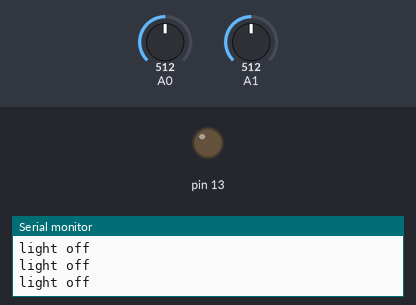
A sketch run on a simulated Arduino Uno, built with avr-gcc and run on an emulated ATmega328P. Shown: output pins drawn as LEDs (lit = HIGH), the last lines printed to the serial monitor. Inputs (shaded band) come from the test bench; at power-on: A1 = 512, A0 = 512.

Above: at 1.2 s.
1.3 s: A1 set to 521
At 2.4 s:
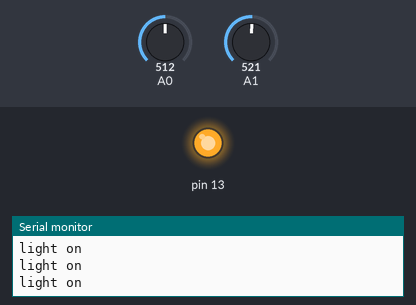
2.8 s: A0 set to 537
At 3.5 s:
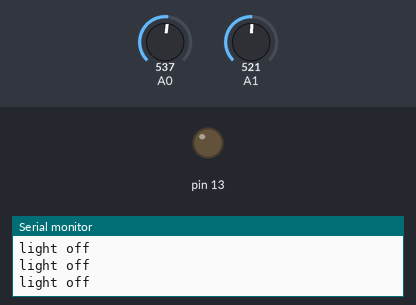
5.8 s: A0 set to 511
At 6.9 s:
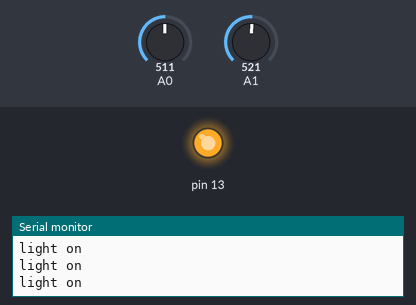
7.3 s: A1 set to 511
At 8.3 s:
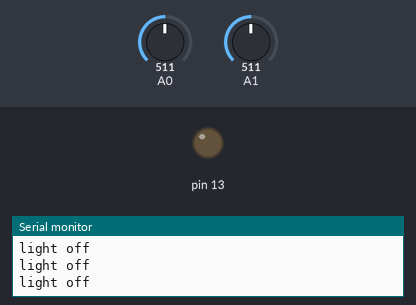
Timing chart, 0 to 10.3 s (numbered marks = the images above; inputs shaded):
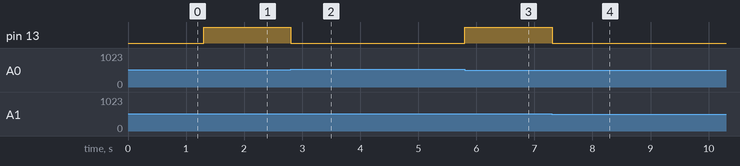

The sketch:

sketch_oct18a.ino
```cpp
int sensor=A0;
int ldr=A1;
int led =13;
int sum;
void setup() {
  // put your setup code here, to run once:
Serial.begin(9600);
pinMode(13,OUTPUT);
}

void loop() {
  // put your main code here, to run repeatedly:
  while(1)
  {
int a=analogRead(A0);
int b=analogRead(A1);
if(b>a)
{
  digitalWrite(13,HIGH);
  Serial.println("light on");
}
else
{
  digitalWrite(13,LOW);
  Serial.println("light off");
}

}

}
```

Measured:
- the behaviour switches between 512 and 513 on A1 (found by bisection; images 0 and 1)
- the behaviour switches between 520 and 521 on A0 (found by bisection; images 1 and 2)
- after the input at 1.3 s, pin 13: LOW → HIGH at once
- after the input at 2.8 s, pin 13: HIGH → LOW at once
- after the input at 5.8 s, pin 13: LOW → HIGH at once
- after the input at 7.3 s, pin 13: HIGH → LOW at once
